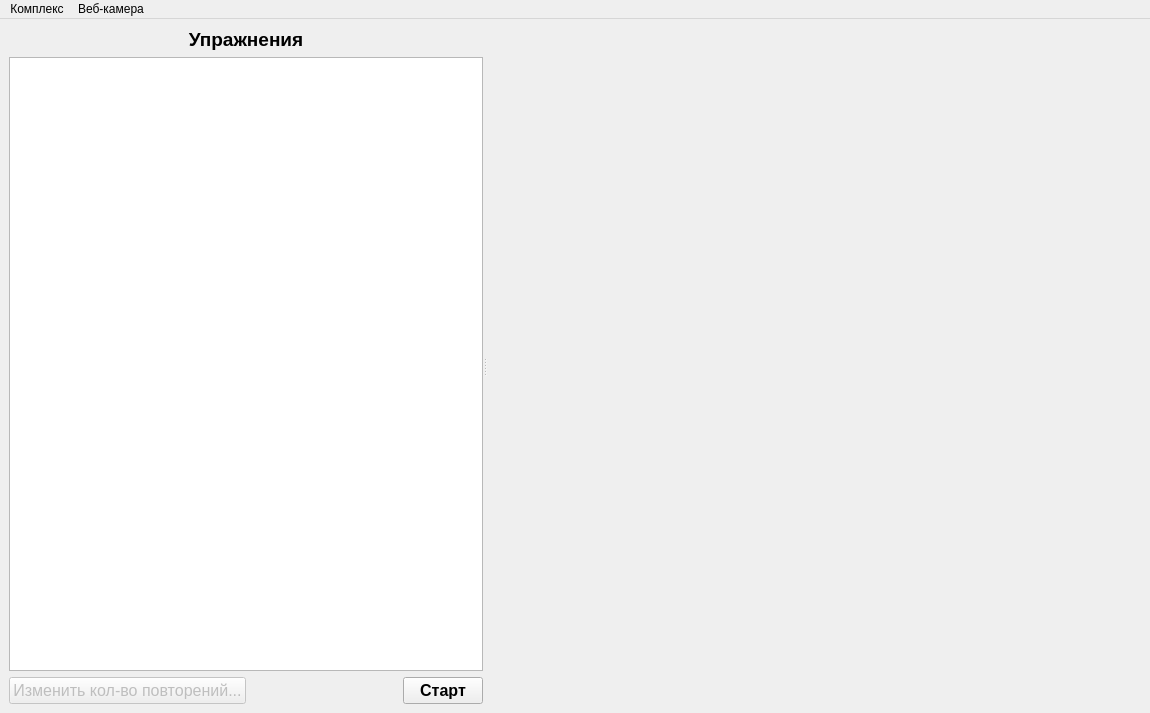
<?xml version="1.0" encoding="UTF-8"?>
<ui version="4.0">
 <class>ExerciseWindow</class>
 <widget class="QMainWindow" name="ExerciseWindow">
  <property name="geometry">
   <rect>
    <x>0</x>
    <y>0</y>
    <width>1150</width>
    <height>713</height>
   </rect>
  </property>
  <property name="windowTitle">
   <string>Выполнение комплекса упражнений</string>
  </property>
  <widget class="QWidget" name="main_layout">
   <layout class="QHBoxLayout" name="horizontalLayout">
    <item>
     <widget class="QSplitter" name="splitter">
      <property name="orientation">
       <enum>Qt::Horizontal</enum>
      </property>
      <property name="handleWidth">
       <number>4</number>
      </property>
      <widget class="QWidget" name="verticalLayoutWidget">
       <layout class="QVBoxLayout" name="exercise_Layout">
        <item>
         <widget class="QLabel" name="exercise_label">
          <property name="font">
           <font>
            <pointsize>14</pointsize>
            <weight>75</weight>
            <bold>true</bold>
           </font>
          </property>
          <property name="text">
           <string>Упражнения</string>
          </property>
          <property name="alignment">
           <set>Qt::AlignCenter</set>
          </property>
         </widget>
        </item>
        <item>
         <widget class="QListWidget" name="exercise_list_widget">
          <property name="sizePolicy">
           <sizepolicy hsizetype="Preferred" vsizetype="Expanding">
            <horstretch>0</horstretch>
            <verstretch>0</verstretch>
           </sizepolicy>
          </property>
          <property name="verticalScrollBarPolicy">
           <enum>Qt::ScrollBarAsNeeded</enum>
          </property>
          <property name="horizontalScrollBarPolicy">
           <enum>Qt::ScrollBarAsNeeded</enum>
          </property>
          <property name="sizeAdjustPolicy">
           <enum>QAbstractScrollArea::AdjustToContents</enum>
          </property>
          <property name="dragEnabled">
           <bool>true</bool>
          </property>
          <property name="dragDropMode">
           <enum>QAbstractItemView::InternalMove</enum>
          </property>
          <property name="resizeMode">
           <enum>QListView::Adjust</enum>
          </property>
         </widget>
        </item>
        <item>
         <layout class="QHBoxLayout" name="button_layout">
          <item>
           <widget class="QPushButton" name="edit_rep_count_button">
            <property name="enabled">
             <bool>false</bool>
            </property>
            <property name="font">
             <font>
              <pointsize>12</pointsize>
             </font>
            </property>
            <property name="text">
             <string>Изменить кол-во повторений...</string>
            </property>
           </widget>
          </item>
          <item>
           <spacer name="horizontalSpacer">
            <property name="orientation">
             <enum>Qt::Horizontal</enum>
            </property>
            <property name="sizeHint" stdset="0">
             <size>
              <width>40</width>
              <height>20</height>
             </size>
            </property>
           </spacer>
          </item>
          <item>
           <widget class="QPushButton" name="exercise_button">
            <property name="enabled">
             <bool>true</bool>
            </property>
            <property name="sizePolicy">
             <sizepolicy hsizetype="Preferred" vsizetype="Fixed">
              <horstretch>0</horstretch>
              <verstretch>0</verstretch>
             </sizepolicy>
            </property>
            <property name="font">
             <font>
              <pointsize>12</pointsize>
              <weight>75</weight>
              <bold>true</bold>
             </font>
            </property>
            <property name="text">
             <string>Старт</string>
            </property>
           </widget>
          </item>
         </layout>
        </item>
       </layout>
      </widget>
      <widget class="QLabel" name="exercise_image">
       <property name="sizePolicy">
        <sizepolicy hsizetype="Ignored" vsizetype="Ignored">
         <horstretch>0</horstretch>
         <verstretch>0</verstretch>
        </sizepolicy>
       </property>
       <property name="minimumSize">
        <size>
         <width>500</width>
         <height>0</height>
        </size>
       </property>
       <property name="text">
        <string/>
       </property>
       <property name="alignment">
        <set>Qt::AlignCenter</set>
       </property>
      </widget>
     </widget>
    </item>
   </layout>
  </widget>
  <widget class="QMenuBar" name="menubar">
   <property name="geometry">
    <rect>
     <x>0</x>
     <y>0</y>
     <width>1150</width>
     <height>37</height>
    </rect>
   </property>
   <widget class="QMenu" name="complex_menu">
    <property name="title">
     <string>Комплекс</string>
    </property>
    <addaction name="add_complex_action"/>
    <addaction name="edit_complex_action"/>
    <addaction name="choose_complex_action"/>
    <addaction name="close_complex_action"/>
    <addaction name="separator"/>
    <addaction name="exit_action"/>
   </widget>
   <widget class="QMenu" name="camera_menu">
    <property name="title">
     <string>Веб-камера</string>
    </property>
    <addaction name="preview_action"/>
    <addaction name="separator"/>
   </widget>
   <addaction name="complex_menu"/>
   <addaction name="camera_menu"/>
  </widget>
  <action name="add_complex_action">
   <property name="text">
    <string>Создать...</string>
   </property>
  </action>
  <action name="edit_complex_action">
   <property name="enabled">
    <bool>false</bool>
   </property>
   <property name="text">
    <string>Изменить...</string>
   </property>
  </action>
  <action name="choose_complex_action">
   <property name="text">
    <string>Выбрать...</string>
   </property>
  </action>
  <action name="exit_action">
   <property name="text">
    <string>Выход</string>
   </property>
  </action>
  <action name="preview_action">
   <property name="checkable">
    <bool>true</bool>
   </property>
   <property name="text">
    <string>Предпросмотр</string>
   </property>
  </action>
  <action name="close_complex_action">
   <property name="enabled">
    <bool>false</bool>
   </property>
   <property name="text">
    <string>Закрыть</string>
   </property>
  </action>
 </widget>
 <resources/>
 <connections/>
</ui>
